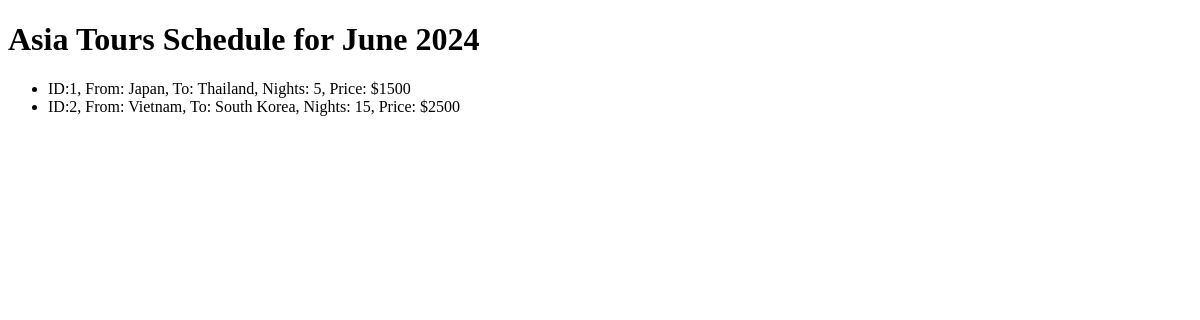
/, run on an earlier commit of the app's database.
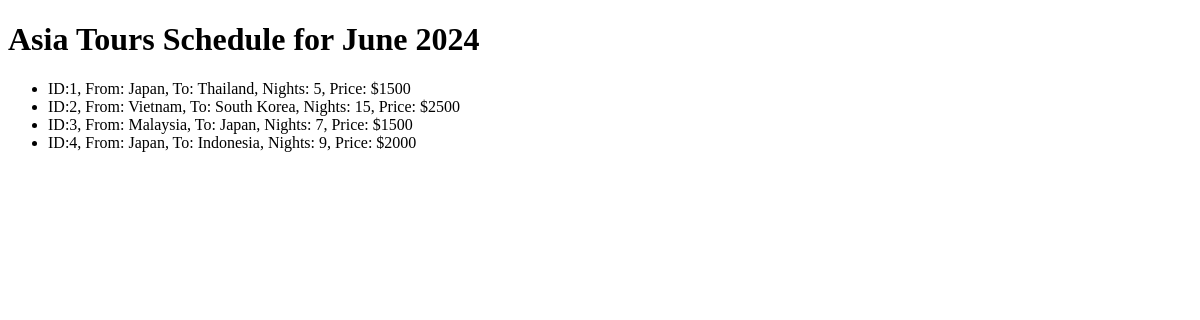
And on a later commit of the database.
### asiatoursagency/models.py (models this page shows)
class Tours(models.Model):
   origin_country = models.CharField(max_length=64)
   destination_country = models.CharField(max_length=64)
   number_of_nights = models.IntegerField()
   price = models.IntegerField()
   def __str__(self):
      return f"ID:{self.id}, From: {self.origin_country}, To: {self.destination_country}, Nights: {self.number_of_nights}, Price: ${self.price}"

### asiatoursagency/views.py (the view)
# urls.py: path('', views.index),
def index(request):
    tours = Tours.objects.all()
    context = {
        "tours": tours
    }
    return render(request, "tours/index.html", context)

### asiatoursagency/templates/tours/index.html (shortened to what this page needs)
<!DOCTYPE html>
<html lang="en">
<head>
</head>
<body>
    <h1>Asia Tours Schedule for June 2024</h1>
    <ul>
        {% for tour in tours %}
        <li>{{ tour }}</li>
        {% endfor %}
    </ul>
</body>
</html>

What changed in the data, as far as the page shows it:
added Tours: id+origin_country+destination_country "ID:3, From: Malaysia, To: Japan, Nights: 7, Price: $1500"
added Tours: id+origin_country+destination_country "ID:4, From: Japan, To: Indonesia, Nights: 9, Price: $2000"
